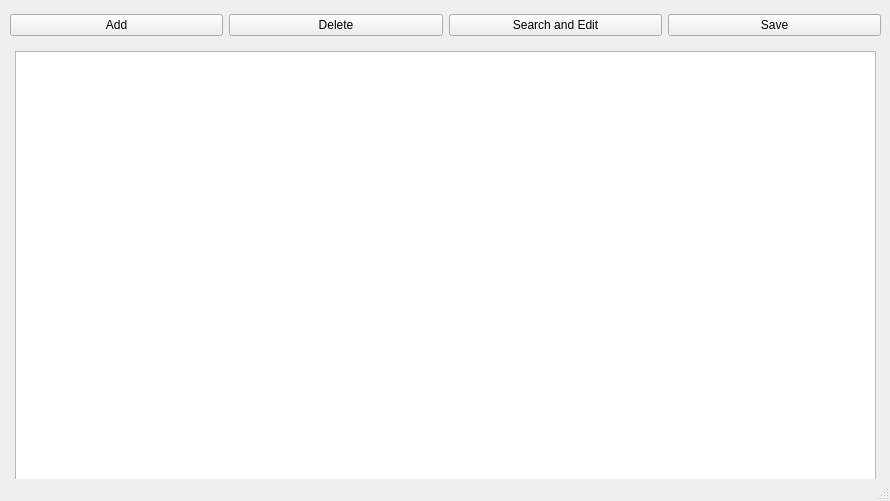
<?xml version="1.0" encoding="UTF-8"?>
<ui version="4.0">
 <class>courseWindow</class>
 <widget class="QMainWindow" name="courseWindow">
  <property name="geometry">
   <rect>
    <x>0</x>
    <y>0</y>
    <width>890</width>
    <height>501</height>
   </rect>
  </property>
  <property name="minimumSize">
   <size>
    <width>890</width>
    <height>501</height>
   </size>
  </property>
  <property name="maximumSize">
   <size>
    <width>890</width>
    <height>501</height>
   </size>
  </property>
  <property name="windowTitle">
   <string>Course Manager</string>
  </property>
  <widget class="QWidget" name="centralwidget">
   <widget class="QWidget" name="gridLayoutWidget">
    <property name="geometry">
     <rect>
      <x>10</x>
      <y>0</y>
      <width>871</width>
      <height>51</height>
     </rect>
    </property>
    <layout class="QGridLayout" name="gridLayout">
     <item row="0" column="2">
      <widget class="QPushButton" name="editButton">
       <property name="text">
        <string>Search and Edit</string>
       </property>
      </widget>
     </item>
     <item row="0" column="1">
      <widget class="QPushButton" name="deleteButton">
       <property name="text">
        <string>Delete</string>
       </property>
      </widget>
     </item>
     <item row="0" column="0">
      <widget class="QPushButton" name="addButton">
       <property name="text">
        <string>Add</string>
       </property>
      </widget>
     </item>
     <item row="0" column="3">
      <widget class="QPushButton" name="saveButton">
       <property name="text">
        <string>Save</string>
       </property>
      </widget>
     </item>
    </layout>
   </widget>
   <widget class="QTextBrowser" name="outputText">
    <property name="geometry">
     <rect>
      <x>15</x>
      <y>51</y>
      <width>861</width>
      <height>431</height>
     </rect>
    </property>
    <property name="styleSheet">
     <string notr="true">font: 32pt &quot;MS Shell Dlg 2&quot;;</string>
    </property>
    <property name="html">
     <string>&lt;!DOCTYPE HTML PUBLIC &quot;-//W3C//DTD HTML 4.0//EN&quot; &quot;http://www.w3.org/TR/REC-html40/strict.dtd&quot;&gt;
&lt;html&gt;&lt;head&gt;&lt;meta name=&quot;qrichtext&quot; content=&quot;1&quot; /&gt;&lt;style type=&quot;text/css&quot;&gt;
p, li { white-space: pre-wrap; }
&lt;/style&gt;&lt;/head&gt;&lt;body style=&quot; font-family:'MS Shell Dlg 2'; font-size:32pt; font-weight:400; font-style:normal;&quot;&gt;
&lt;p align=&quot;center&quot; style=&quot;-qt-paragraph-type:empty; margin-top:0px; margin-bottom:0px; margin-left:0px; margin-right:0px; -qt-block-indent:0; text-indent:0px; font-size:8.25pt;&quot;&gt;&lt;br /&gt;&lt;/p&gt;&lt;/body&gt;&lt;/html&gt;</string>
    </property>
   </widget>
  </widget>
  <widget class="QStatusBar" name="statusbar"/>
 </widget>
 <resources/>
 <connections/>
</ui>
